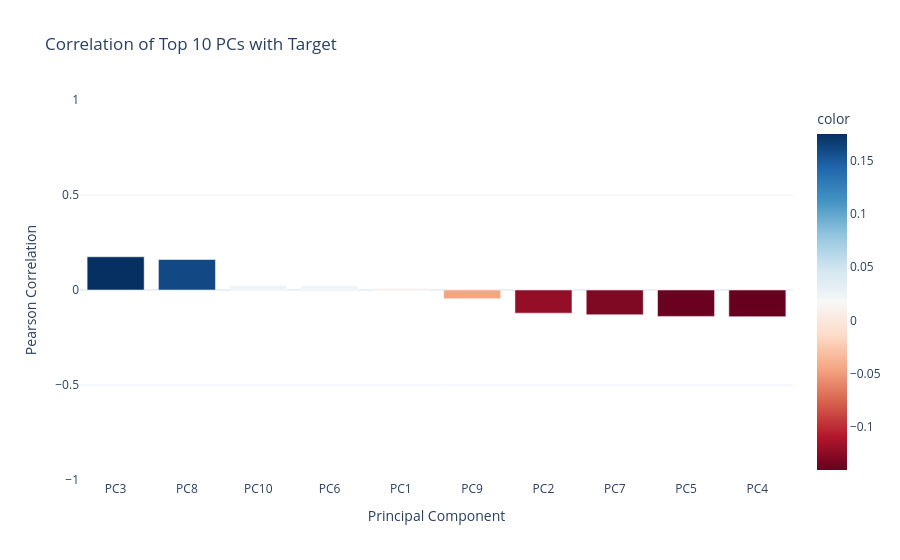

Write notebook code for a chart like this one.
### Code cell
import pandas as pd
import plotly.express as px
from sklearn.pipeline import Pipeline
from sklearn.impute import SimpleImputer
from sklearn.preprocessing import StandardScaler
from sklearn.decomposition import PCA

# 1. Build the pipeline for 10 components
pca_pipeline = Pipeline(
    [
        ("imputer", SimpleImputer(strategy="median")),
        ("scaler", StandardScaler()),
        ("pca", PCA(n_components=10, random_state=RANDOM_STATE)),
    ]
)

# 2. Transform the training data into Principal Components
pcs = pca_pipeline.fit_transform(X_train)

# 3. Create a DataFrame for the PCs
pc_columns = [f"PC{i + 1}" for i in range(10)]
pc_df = pd.DataFrame(data=pcs, columns=pc_columns)

# 4. Add the target variable (using .values to avoid pandas index mismatches)
pc_df["Target"] = y_train.values

# 5. Calculate Pearson correlation with the target
correlations = pc_df.corr()["Target"].drop("Target").sort_values(ascending=False)

print("Correlation with Target:")
print(correlations)

# 6. Visualize with Plotly
fig = px.bar(
    x=correlations.index,
    y=correlations.values,
    title="Correlation of Top 10 PCs with Target",
    labels={"x": "Principal Component", "y": "Pearson Correlation"},
    color=correlations.values,
    color_continuous_scale="RdBu",  # Red for negative, Blue for positive
    template="plotly_white",
)

# Fix axis ranges for clarity (-1 to 1 is the max possible correlation)
fig.update_yaxes(range=[-1, 1])
fig.show()

### Figure 1 — Plotly figure (JSON) as saved in the notebook; plotly's stock layout.template omitted (floating-point values rounded to 4 significant figures)
{"data": [{"hovertemplate": "Principal Component=%{x}<br>Pearson Correlation=%{y}<br>color=%{marker.color}<extra></extra>", "legendgroup": "", "marker": {"color": [0.1748, 0.1607, 0.02368, 0.02276, 0.009817, -0.0457, -0.1218, -0.1302, -0.1389, -0.1403], "coloraxis": "coloraxis", "pattern": {"shape": ""}}, "name": "", "orientation": "v", "showlegend": false, "textposition": "auto", "type": "bar", "x": ["PC3", "PC8", "PC10", "PC6", "PC1", "PC9", "PC2", "PC7", "PC5", "PC4"], "xaxis": "x", "y": [0.1748, 0.1607, 0.02368, 0.02276, 0.009817, -0.0457, -0.1218, -0.1302, -0.1389, -0.1403], "yaxis": "y"}], "layout": {"barmode": "relative", "coloraxis": {"autocolorscale": false, "colorbar": {"title": {"text": "color"}}, "colorscale": [[0, "rgb(103,0,31)"], [0.1, "rgb(178,24,43)"], [0.2, "rgb(214,96,77)"], [0.3, "rgb(244,165,130)"], [0.4, "rgb(253,219,199)"], [0.5, "rgb(247,247,247)"], [0.6, "rgb(209,229,240)"], [0.7, "rgb(146,197,222)"], [0.8, "rgb(67,147,195)"], [0.9, "rgb(33,102,172)"], [1, "rgb(5,48,97)"]]}, "legend": {"tracegroupgap": 0}, "title": {"text": "Correlation of Top 10 PCs with Target"}, "xaxis": {"anchor": "y", "domain": [0, 1], "title": {"text": "Principal Component"}}, "yaxis": {"anchor": "x", "domain": [0, 1], "range": [-1, 1], "title": {"text": "Pearson Correlation"}}}}
